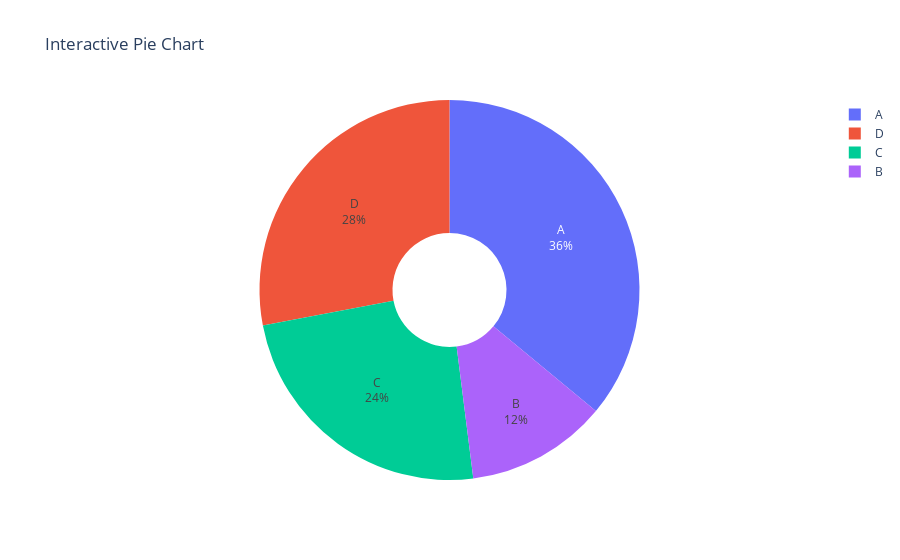

The code cell stored with this chart in its notebook:
### Code cell
import plotly.graph_objs as go
import numpy as np
labels = ['A', 'B', 'C', 'D']
values = np.random.randint(1, 10, size=len(labels))
trace = go.Pie(labels=labels, values=values, textinfo='label+percent', hoverinfo='label+percent', hole=0.3)
layout = go.Layout(title='Interactive Pie Chart')
fig = go.Figure(data=[trace], layout=layout)
fig.show()

### Figure 1 — Plotly figure (JSON) as saved in the notebook; plotly's stock layout.template omitted (floating-point values rounded to 4 significant figures)
{"data": [{"hole": 0.3, "hoverinfo": "label+percent", "labels": ["A", "B", "C", "D"], "textinfo": "label+percent", "type": "pie", "values": [9, 3, 6, 7]}], "layout": {"title": {"text": "Interactive Pie Chart"}}}
